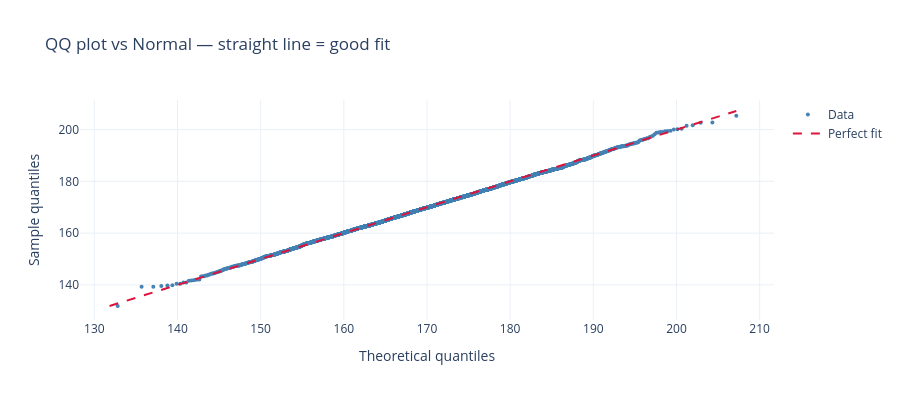

This figure's notebook cell:
### Code cell
# QQ plot — the gold-standard visual diagnostic
fig = qq_plot(samples, stats.norm, 'QQ plot vs Normal — straight line = good fit',
              dist_args=(mu, sigma))
fig.show()

### Figure 1 — Plotly figure (JSON) as saved in the notebook; plotly's stock layout.template omitted (floating-point values rounded to 4 significant figures; data arrays with more than 128 entries replaced by an {"elided": "..."} marker saying what was removed)
{"data": [{"marker": {"color": "steelblue", "size": 4}, "mode": "markers", "name": "Data", "type": "scatter", "x": {"elided": "5000 float values"}, "y": {"elided": "5000 float values"}}, {"line": {"color": "crimson", "dash": "dash"}, "mode": "lines", "name": "Perfect fit", "type": "scatter", "x": [131.8, 207.2], "y": [131.8, 207.2]}], "layout": {"height": 400, "showlegend": true, "title": {"text": "QQ plot vs Normal — straight line = good fit"}, "xaxis": {"title": {"text": "Theoretical quantiles"}}, "yaxis": {"title": {"text": "Sample quantiles"}}}}
